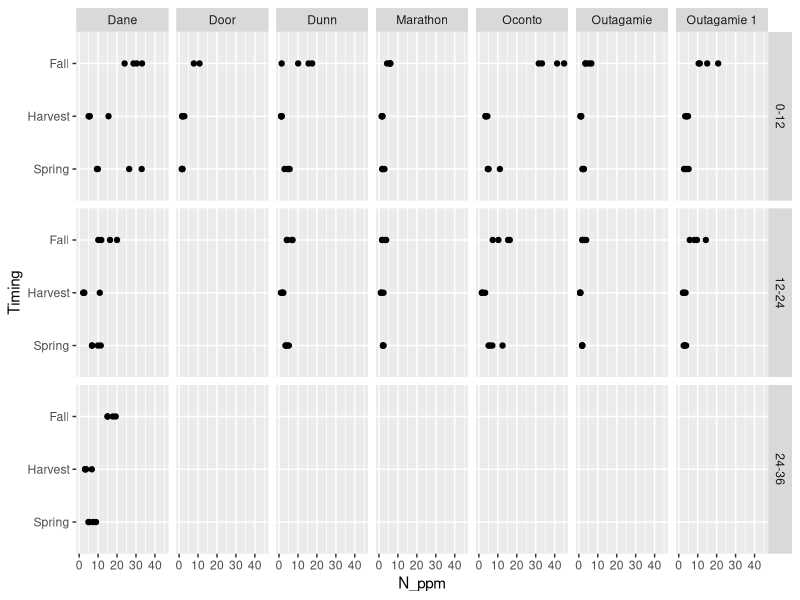
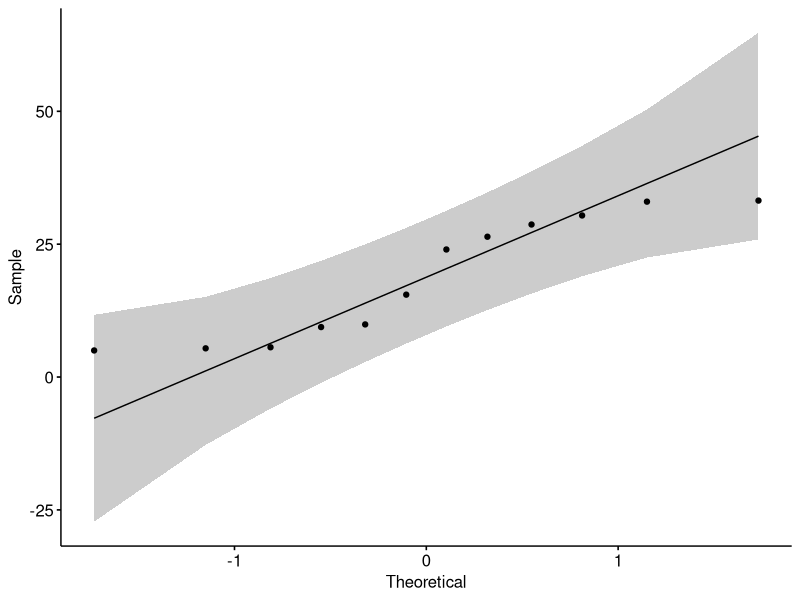
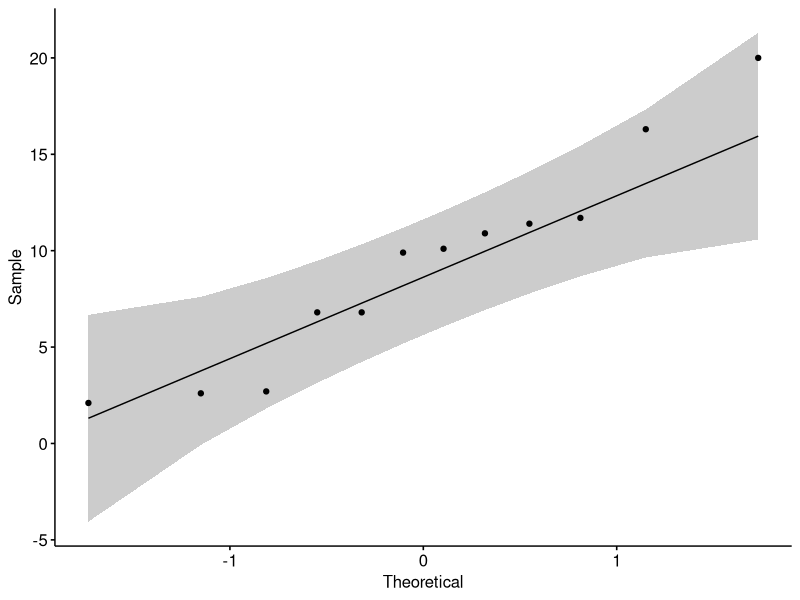
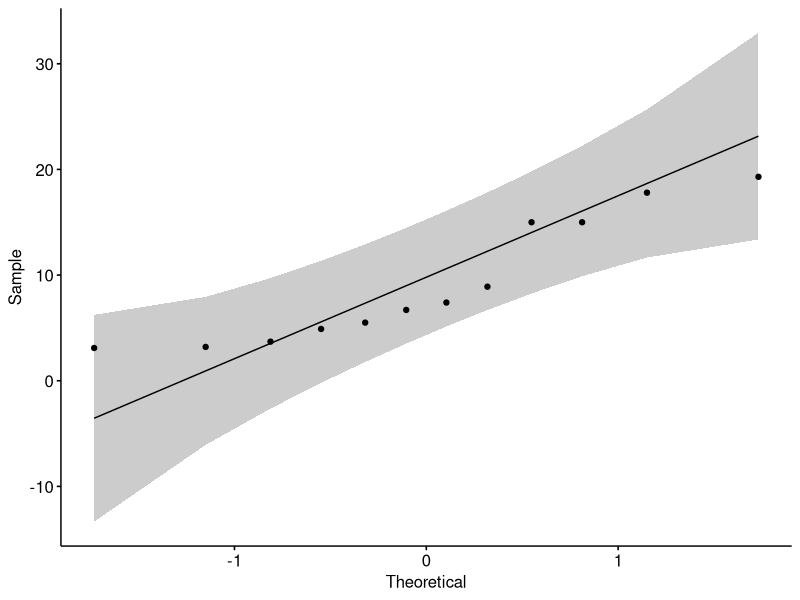
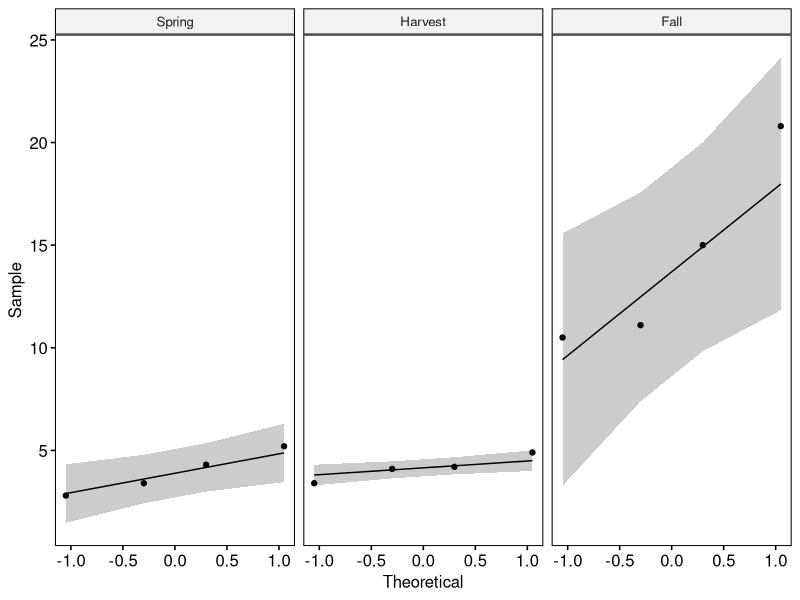
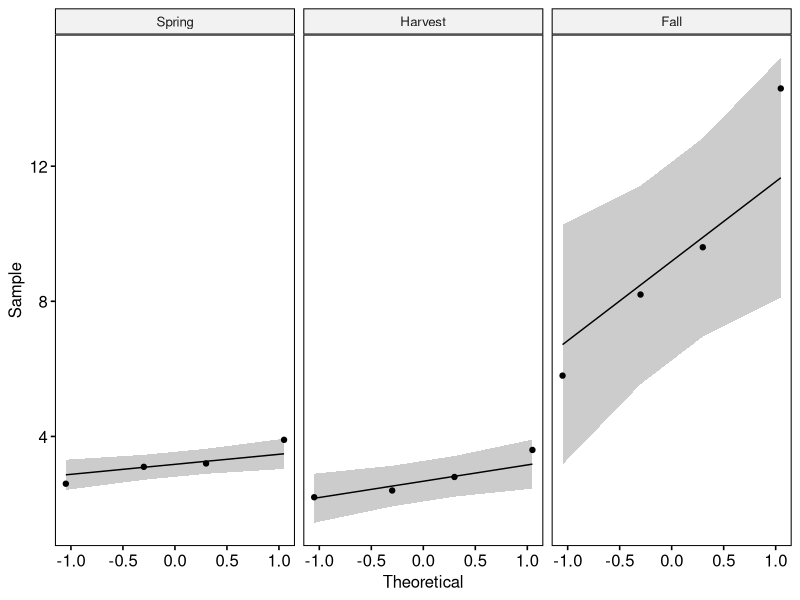
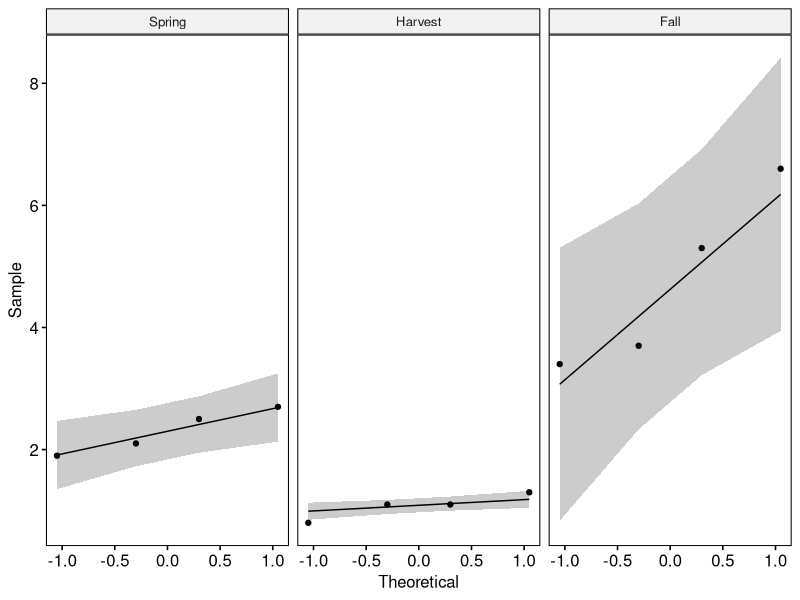
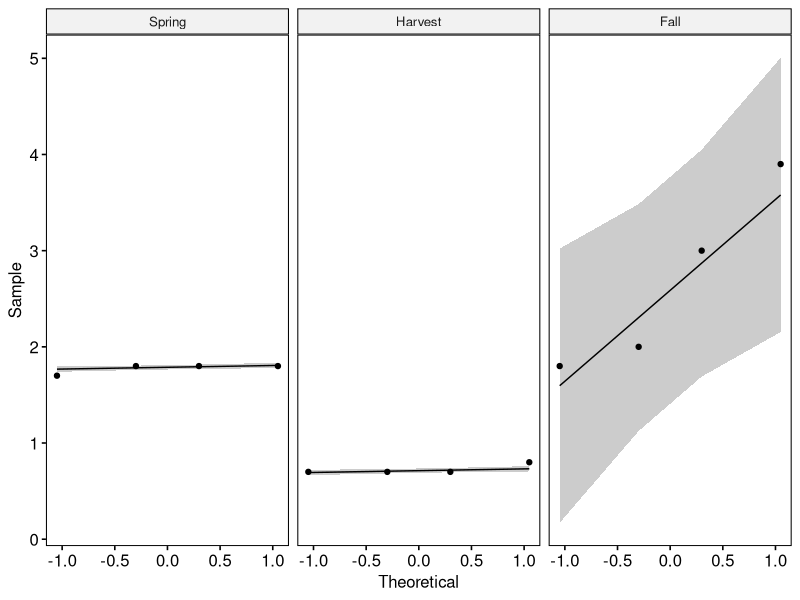

Reproduce these figures in R, in order.
## ---- chunk 1
library(ggplot2)
library(tidyverse)
library(dplyr)
library(emmeans)
library(lme4)
library(lmerTest)
library(multcomp)
library(rstatix)
library(ggpubr)
## ---- chunk 2
getwd()
data1= read.csv(file="Season_nitrate.csv")

data1 = data1 %>%
  mutate(Rep= as.factor(Rep))

str(data1)
## ---- chunk 3
data1 = data1 %>%
  mutate(Timing = fct_recode(Timing,
                    "Fall" = "PP",
                    "Spring" = "GU",
                    "Harvest" = "PH"))

order = c("Fall", "Fall", "Fall", "Spring", "Spring", "Spring", "Harvest", "Harvest", "Harvest")
## ---- chunk 4
data1 %>%
  ggplot(aes(x = Timing, y = N_ppm)) +
  geom_point() +
  facet_grid(rows = vars(Depth), cols = vars(County)) +
  coord_flip()
## ---- chunk 5
Dane12 = data1 %>%
  filter(County == "Dane", Depth == "0-12")
Dane24 = data1 %>%
  filter(County == "Dane", Depth == "12-24")
Dane36 = data1 %>%
  filter(County == "Dane", Depth == "24-36")
## ---- chunk 6
#Looking for outliers
Dane12 %>%
  group_by(Timing) %>%
  identify_outliers(N_ppm)#1 outlier, no extreme outliers
Dane24 %>%
  group_by(Timing) %>%
  identify_outliers(N_ppm)#1 outlier, no extreme outliers
Dane36 %>%
  group_by(Timing) %>%
  identify_outliers(N_ppm)#1 outlier, no extreme outliers
## ---- chunk 7
#Normality Test
Dane12 %>%
  #group_by(Timing) %>%
  shapiro_test(N_ppm)#Harvest timing failed

ggqqplot(Dane12, "N_ppm")
#Harvest timing is not normal, outlier is the cause 
#based on qqplot and oulier test
#It's good enough based on visual test

Dane24 %>%
  group_by(Timing) %>%
  shapiro_test(N_ppm)#Harvest timing failed

ggqqplot(Dane24, "N_ppm")
#based on qqplot and oulier test
#It's good enough based on visual test

Dane36 %>%
  group_by(Timing) %>%
  shapiro_test(N_ppm) #Harvest timing failed

ggqqplot(Dane36, "N_ppm")
#Harvest timing is not normal, outlier is the cause 
#based on qqplot and oulier test
#It's good enough based on visual test
## ---- chunk 8
Dane12_model = lmer(N_ppm ~ Timing + (1|Rep), data = Dane12)
Dane24_model = lmer(N_ppm ~ Timing + (1|Rep), data = Dane24)
Dane36_model = lmer(N_ppm ~ Timing + (1|Rep), data = Dane36)
## ---- chunk 9
anova(Dane12_model)
#significant differences based on timing

anova(Dane24_model)
#significant differences based on timing

anova(Dane36_model)
#significant differences based on timing
## ---- chunk 10
Dane12_means = lsmeans(Dane12_model, ~ Timing, contr= "pairwise", adjust= "none")
Dane24_means = lsmeans(Dane24_model, ~ Timing, contr= "pairwise", adjust= "none")
Dane36_means = lsmeans(Dane36_model, ~ Timing, contr= "pairwise", adjust= "none")

Dane12_CLD = cld(Dane12_means$lsmeans,alpha=0.05, Letters=letters, sort=FALSE, reverse=FALSE)
Dane24_CLD = cld(Dane24_means$lsmeans,alpha=0.05, Letters=letters, sort=FALSE, reverse=FALSE)
Dane36_CLD = cld(Dane36_means$lsmeans,alpha=0.05, Letters=letters, sort=FALSE, reverse=FALSE)
## ---- chunk 11
Dane12_CLD = Dane12_CLD %>%
  mutate(Depth = "0-12")

Dane24_CLD = Dane24_CLD %>%
  mutate(Depth = "12-24") 

Dane36_CLD = Dane36_CLD %>%
  mutate(Depth = "24-36")

Dane_CLD = rbind(Dane12_CLD, Dane24_CLD, Dane36_CLD)

Dane_CLD = as_tibble(Dane_CLD) %>% 
  rename(N_ppm = lsmean) %>%
  mutate(N_ppm = round(N_ppm,0),
         Timing = factor(Timing, c("Fall", "Spring", "Harvest")),
         Depth = factor(Depth, c("0-12", "12-24", "24-36")),
         Location = "Dane")
## ---- chunk 12
Outagamie1_12 = data1 %>%
  filter(County == "Outagamie 1", Depth == "0-12")
Outagamie1_24 = data1 %>%
  filter(County == "Outagamie 1", Depth == "12-24")
## ---- chunk 13
#Looking for outliers
Outagamie1_12 %>%
  group_by(Timing) %>%
  identify_outliers(N_ppm)#no outliers

Outagamie1_24 %>%
  group_by(Timing) %>%
  identify_outliers(N_ppm)#no outliers
## ---- chunk 14
#Normality Test
Outagamie1_12 %>%
  group_by(Timing) %>%
  shapiro_test(N_ppm)#passed

ggqqplot(Outagamie1_12, "N_ppm", facet.by = "Timing")
#looks good

Outagamie1_24 %>%
  group_by(Timing) %>%
  shapiro_test(N_ppm)#passed

ggqqplot(Outagamie1_24, "N_ppm", facet.by = "Timing")
#looks good
## ---- chunk 15
Outagamie1_12_model = lmer(N_ppm ~ Timing + (1|Rep), data = Outagamie1_12)
Outagamie1_24_model = lmer(N_ppm ~ Timing + (1|Rep), data = Outagamie1_24)
## ---- chunk 16
anova(Outagamie1_12_model)
#significant differences based on timing

anova(Outagamie1_24_model)
#significant differences based on timing
## ---- chunk 17
Outagamie1_12_means = lsmeans(Outagamie1_12_model, ~ Timing, contr= "pairwise", adjust= "none")
Outagamie1_24_means = lsmeans(Outagamie1_24_model, ~ Timing, contr= "pairwise", adjust= "none")

Outagamie1_12_CLD = cld(Outagamie1_12_means$lsmeans,alpha=0.05, Letters=letters, sort=FALSE, reverse=FALSE)
Outagamie1_24_CLD = cld(Outagamie1_24_means$lsmeans,alpha=0.05, Letters=letters, sort=FALSE, reverse=FALSE)
## ---- chunk 18
Outagamie1_12_CLD = Outagamie1_12_CLD %>%
  mutate(Depth = "0-12")

Outagamie1_24_CLD = Outagamie1_24_CLD %>%
  mutate(Depth = "12-24") 

Outagamie1_CLD = rbind(Outagamie1_12_CLD, Outagamie1_24_CLD)

Outagamie1_CLD = as_tibble(Outagamie1_CLD) %>% 
  rename(N_ppm = lsmean) %>%
  mutate(N_ppm = round(N_ppm,0),
         Timing = factor(Timing, c("Fall", "Spring", "Harvest")),
         Depth = factor(Depth, c("0-12", "12-24")),
         Location = "Outagamie 1")
## ---- chunk 19
#Door12 = data1 %>%
  #filter(County == "Door", Depth == "0-12")
## ---- chunk 20
#Looking for outliers
#Door12 %>%
  #group_by(Timing) %>%
  #identify_outliers(N_ppm)#1 outlier and it is extreme
## ---- chunk 21
#Normality Test
#Door12 %>%
  #group_by(Timing) %>%
  #shapiro_test(N_ppm) #can't perform because of missing data

#ggqqplot(Door12, "N_ppm", facet.by = "Timing")
#looks good
## ---- chunk 22
#Door12_model = lmer(N_ppm ~ Timing + (1|Rep), data = Door12)
## ---- chunk 23
#anova(Door12_model)
#significant differences based on timing
## ---- chunk 24
#Door_12_means = lsmeans(Door_12, ~ Timing, contr= "pairwise", adjust= "none")

#Door_12_CLD = cld(Door_12_means$lsmeans,alpha=0.05, Letters=letters, sort=FALSE, reverse=FALSE)
## ---- chunk 25
#Door_12_CLD = Door_12_CLD %>%
  #mutate(Depth = "0-12")

#Door_CLD = as_tibble(Door_12_CLD) %>% 
  #rename(N_ppm = lsmean) %>%
  #mutate(N_ppm = round(N_ppm,0),
         #Timing = factor(Timing, c("Fall", "Spring", "Harvest")),
         #Depth = factor(Depth, c("0-12")),
         #Location = "Door")
## ---- chunk 26
Outagamie2_12 = data1 %>%
  filter(County == "Outagamie", Depth == "0-12")
Outagamie2_24 = data1 %>%
  filter(County == "Outagamie", Depth == "12-24")
## ---- chunk 27
#Looking for outliers
Outagamie2_12 %>%
  group_by(Timing) %>%
  identify_outliers(N_ppm)#1 outlier, not extreme

Outagamie2_24 %>%
  group_by(Timing) %>%
  identify_outliers(N_ppm)# 2 outliers, both extreme
## ---- chunk 28
#Normality Test
Outagamie2_12 %>%
  group_by(Timing) %>%
  shapiro_test(N_ppm)#passed

ggqqplot(Outagamie2_12, "N_ppm", facet.by = "Timing")
#looks good

Outagamie2_24 %>%
  group_by(Timing) %>%
  shapiro_test(N_ppm)#Spring and harvest failed, probs because of outlier

ggqqplot(Outagamie2_24, "N_ppm", facet.by = "Timing")
#looks good, we'll use it
## ---- chunk 29
Outagamie2_12_model = lmer(N_ppm ~ Timing + (1|Rep), data = Outagamie2_12)
Outagamie2_24_model = lmer(N_ppm ~ Timing + (1|Rep), data = Outagamie2_24)
## ---- chunk 30
anova(Outagamie2_12_model)
#significant differences based on timing

anova(Outagamie2_24_model)
#significant differences based on timing
## ---- chunk 31
Outagamie2_12_means = lsmeans(Outagamie2_12_model, ~ Timing, contr= "pairwise", adjust= "none")
Outagamie2_24_means = lsmeans(Outagamie2_24_model, ~ Timing, contr= "pairwise", adjust= "none")

Outagamie2_12_CLD = cld(Outagamie2_12_means$lsmeans,alpha=0.05, Letters=letters, sort=FALSE, reverse=FALSE)
Outagamie2_24_CLD = cld(Outagamie2_24_means$lsmeans,alpha=0.05, Letters=letters, sort=FALSE, reverse=FALSE)
## ---- chunk 32
Outagamie2_12_CLD = Outagamie2_12_CLD %>%
  mutate(Depth = "0-12")

Outagamie2_24_CLD = Outagamie2_24_CLD %>%
  mutate(Depth = "12-24") 

Outagamie2_CLD = rbind(Outagamie2_12_CLD, Outagamie2_24_CLD)

Outagamie2_CLD = as_tibble(Outagamie2_CLD) %>% 
  rename(N_ppm = lsmean) %>%
  mutate(N_ppm = round(N_ppm,0),
         Timing = factor(Timing, c("Fall", "Spring", "Harvest")),
         Depth = factor(Depth, c("0-12", "12-24")),
         Location = "Outagamie 2")
## ---- chunk 33
Outagamie2_N_PPM = Outagamie2_CLD %>%
  ggplot(aes(x= Timing, y= N_ppm)) +
  geom_point(aes()) +
  geom_pointrange(aes(ymin = lower.CL, ymax = upper.CL)) +
  geom_text(aes(label = .group), nudge_x = 0.08) +
  facet_grid(rows = vars(Depth)) +
  labs(title = "Outagamie 2", x = "sample timing", y = "soil nitrate (ppm)") +
  theme(legend.position = "none")
  

Outagamie2_N_PPM
## ---- chunk 34
Marathon12 = data1 %>%
  filter(County == "Marathon", Depth == "0-12")
Marathon24 = data1 %>%
  filter(County == "Marathon", Depth == "12-24")
## ---- chunk 35
#Looking for outliers
Marathon12 %>%
  group_by(Timing) %>%
  identify_outliers(N_ppm)#2 outliers, not extreme

Marathon24 %>%
  group_by(Timing) %>%
  identify_outliers(N_ppm)#1 outliers, not extreme
## ---- chunk 36
#Normality Test
Marathon12 %>%
  group_by(Timing) %>%
  shapiro_test(N_ppm)#failed

ggqqplot(Marathon12, "N_ppm", facet.by = "Timing")
#looks okay, we'll use it

Marathon24 %>%
  group_by(Timing) %>%
  shapiro_test(N_ppm)#passed

ggqqplot(Marathon24, "N_ppm", facet.by = "Timing")
#looks good, we'll use it
## ---- chunk 37
Marathon12_model = lmer(N_ppm ~ Timing + (1|Rep), data = Marathon12)
Marathon24_model = lmer(N_ppm ~ Timing + (1|Rep), data = Marathon24)
## ---- chunk 38
anova(Marathon12_model)
#significant differences based on timing

anova(Marathon24_model)
#no significant differences based on timing
## ---- chunk 39
Marathon_12_means = lsmeans(Marathon12_model, ~ Timing, contr= "pairwise", adjust= "none")
Marathon_24_means = lsmeans(Marathon24_model, ~ Timing, contr= "pairwise", adjust= "none")

Marathon_12_CLD = cld(Marathon_12_means$lsmeans,alpha=0.05, Letters=letters, sort=FALSE, reverse=FALSE)
Marathon_24_CLD = cld(Marathon_24_means$lsmeans,alpha=0.05, Letters=letters, sort=FALSE, reverse=FALSE)
## ---- chunk 40
Marathon_12_CLD = Marathon_12_CLD %>%
  mutate(Depth = "0-12")

Marathon_24_CLD = Marathon_24_CLD %>%
  mutate(Depth = "12-24") 

Marathon_CLD = rbind(Marathon_12_CLD, Marathon_24_CLD)

Marathon_CLD = as_tibble(Marathon_CLD) %>% 
  rename(N_ppm = lsmean) %>%
  mutate(N_ppm = round(N_ppm,0),
         Timing = factor(Timing, c("Fall", "Spring", "Harvest")),
         Depth = factor(Depth, c("0-12", "12-24")),
         Location = "Marathon")
## ---- chunk 41
Oconto12 = data1 %>%
  filter(County == "Oconto", Depth == "0-12")
Oconto24 = data1 %>%
  filter(County == "Oconto", Depth == "12-24")
## ---- chunk 42
#Looking for outliers
Oconto12 %>%
  group_by(Timing) %>%
  identify_outliers(N_ppm)#1 outliers, not extreme

Oconto24 %>%
  group_by(Timing) %>%
  identify_outliers(N_ppm)
## ---- chunk 43
#Normality Test
Oconto12 %>%
  group_by(Timing) %>%
  shapiro_test(N_ppm)#Spring failed

ggqqplot(Oconto12, "N_ppm", facet.by = "Timing")
#looks okay, we'll use it

Oconto24 %>%
  group_by(Timing) %>%
  shapiro_test(N_ppm)#passed

ggqqplot(Oconto24, "N_ppm", facet.by = "Timing")
#looks good, we'll use it
## ---- chunk 44
Oconto12_model = lmer(N_ppm ~ Timing + (1|Rep), data = Oconto12)

Oconto24_model = lmer(N_ppm ~ Timing + (1|Rep), data = Oconto24)
## ---- chunk 45
anova(Oconto12_model)
#significant differences based on timing

anova(Oconto24_model)
#significant differences based on timing
## ---- chunk 46
Oconto_12_means = lsmeans(Oconto12_model, ~ Timing, contr= "pairwise", adjust= "none")
Oconto_24_means = lsmeans(Oconto24_model, ~ Timing, contr= "pairwise", adjust= "none")

Oconto_12_CLD = cld(Oconto_12_means$lsmeans,alpha=0.05, Letters=letters, sort=FALSE, reverse=FALSE)
Oconto_24_CLD = cld(Oconto_24_means$lsmeans,alpha=0.05, Letters=letters, sort=FALSE, reverse=TRUE)
## ---- chunk 47
Oconto_12_CLD = Oconto_12_CLD %>%
  mutate(Depth = "0-12")

Oconto_24_CLD = Oconto_24_CLD %>%
  mutate(Depth = "12-24") 

Oconto_CLD = rbind(Oconto_12_CLD, Oconto_24_CLD)

Oconto_CLD = as_tibble(Oconto_CLD) %>% 
  rename(N_ppm = lsmean) %>%
  mutate(N_ppm = round(N_ppm,0),
         Timing = factor(Timing, c("Fall", "Spring", "Harvest")),
         Depth = factor(Depth, c("0-12", "12-24")),
         Location = "Oconto")
## ---- chunk 48
Dunn12 = data1 %>%
  filter(County == "Dunn", Depth == "0-12")
Dunn24 = data1 %>%
  filter(County == "Dunn", Depth == "12-24")
## ---- chunk 49
#Looking for outliers
Dunn12 %>%
  group_by(Timing) %>%
  identify_outliers(N_ppm)#1 outliers, not extreme

Dunn24 %>%
  group_by(Timing) %>%
  identify_outliers(N_ppm)#no outliers
## ---- chunk 50
#Normality Test
Dunn12 %>%
  group_by(Timing) %>%
  shapiro_test(N_ppm)#passed

ggqqplot(Dunn12, "N_ppm", facet.by = "Timing")
#looks great

Dunn24 %>%
  group_by(Timing) %>%
  shapiro_test(N_ppm)#passed

ggqqplot(Dunn24, "N_ppm", facet.by = "Timing")
#looks good
## ---- chunk 51
Dunn12_model = lmer(N_ppm ~ Timing + (1|Rep), data = Dunn12)
Dunn24_model = lmer(N_ppm ~ Timing + (1|Rep), data = Dunn24)
## ---- chunk 52
anova(Dunn12_model)
#significant differences based on timing

anova(Dunn24_model)
#significant differences based on timing
## ---- chunk 53
Dunn_12_means = lsmeans(Dunn12_model, ~ Timing, contr= "pairwise", adjust= "none")
Dunn_24_means = lsmeans(Dunn24_model, ~ Timing, contr= "pairwise", adjust= "none")

Dunn_12_CLD = cld(Dunn_12_means$lsmeans,alpha=0.05, Letters=letters, sort=FALSE, reverse=FALSE)
Dunn_24_CLD = cld(Dunn_24_means$lsmeans,alpha=0.05, Letters=letters, sort=FALSE, reverse=TRUE)
## ---- chunk 54
Dunn_12_CLD = Dunn_12_CLD %>%
  mutate(Depth = "0-12")

Dunn_24_CLD = Dunn_24_CLD %>%
  mutate(Depth = "12-24") 

Dunn_CLD = rbind(Dunn_12_CLD, Dunn_24_CLD)

Dunn_CLD = as_tibble(Dunn_CLD) %>% 
  rename(N_ppm = lsmean) %>%
  mutate(N_ppm = round(N_ppm,0),
         Timing = factor(Timing, c("Fall", "Spring", "Harvest")),
         Depth = factor(Depth, c("0-12", "12-24")),
         Location = "Dunn")
## ---- chunk 55
all_sites = rbind(Dunn_CLD, Oconto_CLD, Marathon_CLD, Outagamie1_CLD, Outagamie2_CLD, Dane_CLD)

#Door not included
## ---- chunk 56
All_N_PPM = all_sites %>%
  ggplot(aes(x= Timing, y= N_ppm*4)) +
  geom_point(aes(), size = 5) +
  geom_pointrange(aes(ymin = lower.CL*4, ymax = upper.CL*4)) +
  geom_text(aes(label = .group), nudge_x =  0.26, size = 10) +
  facet_grid(rows = vars(Depth), cols = vars(Location)) +
  labs(title = "Background Nitrogen", x = "Sample Timing", y = "Nitrogen (lbs/acre)") +
  theme(legend.position = "none",
        axis.title.x = element_text(size = 50),
        axis.title.y = element_text(size = 50),
        axis.text.y = element_text(size = 30),
        axis.text.x = element_text(size = 30, angle = 45, hjust = 1),
        strip.text.x = element_text(size = 30),
        strip.text.y = element_text(size = 30),
        title = element_text(size = 50))
  
All_N_PPM
